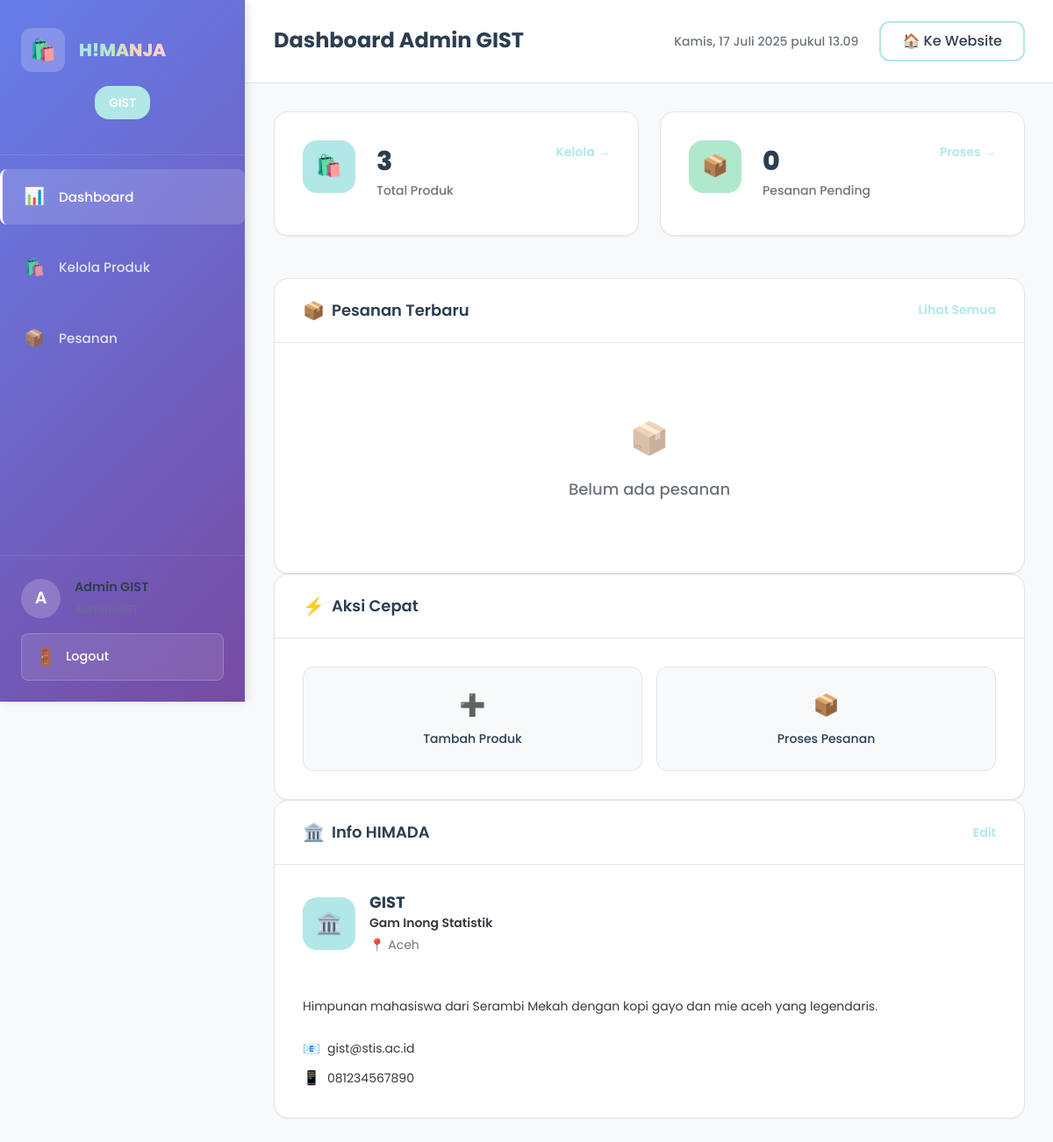
Screenshot of /admin/himada-dashboard.php (signed in) with the database file from the repository.
### tables this page shows
CREATE TABLE himada (
    id INT AUTO_INCREMENT PRIMARY KEY,
    nama VARCHAR(50) NOT NULL,
    nama_lengkap VARCHAR(200) NOT NULL,
    daerah_asal VARCHAR(100) NOT NULL,
    warna_tema VARCHAR(7) NOT NULL DEFAULT '#b2e7e8',
    deskripsi TEXT,
    koordinat_lat DECIMAL(10, 8),
    koordinat_lng DECIMAL(11, 8),
    logo_url VARCHAR(255),
    contact_email VARCHAR(100),
    contact_phone VARCHAR(20),
    is_active BOOLEAN DEFAULT TRUE,
    created_at TIMESTAMP DEFAULT CURRENT_TIMESTAMP,
    updated_at TIMESTAMP DEFAULT CURRENT_TIMESTAMP ON UPDATE CURRENT_TIMESTAMP
);

### config/database.php (called while the page is built, shortened)
<?php
function getUserHimadaId() {
    return $_SESSION['himada_id'] ?? null;
}
?>

### admin/himada-dashboard.php (the view, shortened to what this page needs)
<?php
require_once __DIR__ . '/../config/database.php';
$database = new Database();
$db = $database->getConnection();
$himada_id = getUserHimadaId();
$query = "SELECT * FROM himada WHERE id = :himada_id";
$stmt = $db->prepare($query);
$stmt->bindParam(':himada_id', $himada_id);
$stmt->execute();
$himada = $stmt->fetch(PDO::FETCH_ASSOC);
$stats = [];
$query = "SELECT COUNT(*) as count FROM products WHERE himada_id = :himada_id AND is_available = TRUE";
$stmt = $db->prepare($query);
$stmt->bindParam(':himada_id', $himada_id);
$stmt->execute();
$stats['total_products'] = $stmt->fetch(PDO::FETCH_ASSOC)['count'];
$query = "SELECT COUNT(DISTINCT oi.order_id) as count
          FROM order_items oi
          WHERE oi.himada_id = :himada_id AND oi.status IN ('pending', 'confirmed', 'processing')";
$stmt = $db->prepare($query);
$stmt->bindParam(':himada_id', $himada_id);
$stmt->execute();
$stats['pending_orders'] = $stmt->fetch(PDO::FETCH_ASSOC)['count'];
$query = "SELECT COALESCE(SUM(oi.subtotal), 0) as revenue
          FROM order_items oi
          WHERE oi.himada_id = :himada_id
          AND oi.status IN ('completed', 'ready')
          AND MONTH(oi.created_at) = MONTH(CURRENT_DATE())
          AND YEAR(oi.created_at) = YEAR(CURRENT_DATE())";
$stmt = $db->prepare($query);
$stmt->bindParam(':himada_id', $himada_id);
$stmt->execute();
$stats['monthly_revenue'] = $stmt->fetch(PDO::FETCH_ASSOC)['revenue'];
$query = "SELECT COUNT(*) as count FROM products WHERE himada_id = :himada_id AND stok <= stok_minimum";
$stmt = $db->prepare($query);
$stmt->bindParam(':himada_id', $himada_id);
$stmt->execute();
$stats['low_stock'] = $stmt->fetch(PDO::FETCH_ASSOC)['count'];
$query = "SELECT DISTINCT o.id, o.order_number, o.created_at, u.full_name as customer_name,
                 COUNT(oi.id) as item_count, SUM(oi.subtotal) as total_amount,
                 GROUP_CONCAT(DISTINCT oi.status) as statuses
          FROM orders o
          JOIN users u ON o.user_id = u.id
          JOIN order_items oi ON o.id = oi.order_id
          WHERE oi.himada_id = :himada_id
          GROUP BY o.id, o.order_number, o.created_at, u.full_name
          ORDER BY o.created_at DESC
          LIMIT 10";
$stmt = $db->prepare($query);
$stmt->bindParam(':himada_id', $himada_id);
$stmt->execute();
$recent_orders = $stmt->fetchAll(PDO::FETCH_ASSOC);
?>
<!DOCTYPE html>
<html lang="id">
<head>
    <link rel="stylesheet" href="../assets/css/style.css">
    <link rel="stylesheet" href="../assets/css/admin.css">
</head>
<body class="admin-page">
    <aside class="admin-sidebar">
        <div class="sidebar-header">
            <div class="sidebar-logo">
                <div class="logo-icon">🛍️</div>
                <span class="logo-text">H!MANJA</span>
            </div>
            <div class="himada-info">
                <div class="himada-badge" style="background: <?php echo $himada['warna_tema']; ?>">
                    <?php echo htmlspecialchars($himada['nama']); ?>
                </div>
            </div>
        </div>
        <nav class="sidebar-nav">
            <ul class="nav-menu">
                <li class="nav-item active">
                    <a href="himada-dashboard.php" class="nav-link">
                        <span class="nav-icon">📊</span>
                        <span class="nav-text">Dashboard</span>
                    </a>
                </li>
                <li class="nav-item">
                    <a href="products.php" class="nav-link">
                        <span class="nav-icon">🛍️</span>
                        <span class="nav-text">Kelola Produk</span>
                    </a>
                </li>
                <li class="nav-item">
                    <a href="orders.php" class="nav-link">
                        <span class="nav-icon">📦</span>
                        <span class="nav-text">Pesanan</span>
                    </a>
                </li>
            </ul>
        </nav>
        <div class="sidebar-footer">
            <div class="user-info">
                <div class="user-avatar">
                    <?php echo substr($_SESSION['full_name'], 0, 1); ?>
                </div>
                <div class="user-details">
                    <p class="user-name"><?php echo htmlspecialchars($_SESSION['full_name']); ?></p>
                    <p class="user-role">Admin <?php echo htmlspecialchars($himada['nama']); ?></p>
                </div>
            </div>
            <a href="../logout.php" class="logout-btn">
                <span class="logout-icon">🚪</span>
                <span class="logout-text">Logout</span>
            </a>
        </div>
    </aside>
    <main class="admin-main">
        <header class="admin-header">
            <div class="header-left">
                <h1 class="page-title">Dashboard Admin <?php echo htmlspecialchars($himada['nama']); ?></h1>
            </div>
            <div class="header-right">
                <div class="header-stats">
                    <span class="current-time" id="currentTime"></span>
                </div>
                <a href="../index.php" class="btn-secondary">
                    <span class="btn-icon">🏠</span>
                    <span class="btn-text">Ke Website</span>
                </a>
            </div>
        </header>
        <div class="dashboard-content">
            <div class="stats-grid">
                <div class="stat-card">
                    <div class="stat-icon products">🛍️</div>
                    <div class="stat-content">
                        <h3 class="stat-number"><?php echo $stats['total_products']; ?></h3>
                        <p class="stat-label">Total Produk</p>
                    </div>
                    <div class="stat-action">
                        <a href="products.php" class="stat-link">Kelola →</a>
                    </div>
                </div>
                <div class="stat-card">
                    <div class="stat-icon orders">📦</div>
                    <div class="stat-content">
                        <h3 class="stat-number"><?php echo $stats['pending_orders']; ?></h3>
                        <p class="stat-label">Pesanan Pending</p>
                    </div>
                    <div class="stat-action">
                        <a href="orders.php" class="stat-link">Proses →</a>
                    </div>
                </div>
            </div>
            <div class="dashboard-grid">
                <div class="dashboard-card">
                    <div class="card-header">
                        <h2 class="card-title">
                            <span class="card-icon">📦</span>
                            Pesanan Terbaru
                        </h2>
                        <a href="orders.php" class="card-action">Lihat Semua</a>
                    </div>
                    <div class="card-content">
                        <?php if (empty($recent_orders)): ?>
                            <div class="empty-state">
                                <div class="empty-icon">📦</div>
                                <p class="empty-text">Belum ada pesanan</p>
                            </div>
                        <?php endif; ?>
                    </div>
                </div>
                </div>
                <div class="dashboard-card">
                    <div class="card-header">
                        <h2 class="card-title">
                            <span class="card-icon">⚡</span>
                            Aksi Cepat
                        </h2>
                    </div>
                    <div class="card-content">
                        <div class="quick-actions">
                            <a href="products.php?action=add" class="quick-action-btn">
                                <span class="action-icon">➕</span>
                                <span class="action-text">Tambah Produk</span>
                            </a>
                            <a href="orders.php?status=pending" class="quick-action-btn">
                                <span class="action-icon">📦</span>
                                <span class="action-text">Proses Pesanan</span>
                            </a>
                        </div>
                    </div>
                </div>
                <div class="dashboard-card">
                    <div class="card-header">
                        <h2 class="card-title">
                            <span class="card-icon">🏛️</span>
                            Info HIMADA
                        </h2>
                        <a href="himada-profile.php" class="card-action">Edit</a>
                    </div>
                    <div class="card-content">
                        <div class="himada-profile">
                            <div class="himada-header">
                                <div class="himada-logo" style="background: <?php echo $himada['warna_tema']; ?>">
                                    🏛️
                                </div>
                                <div class="himada-details">
                                    <h3 class="himada-name"><?php echo htmlspecialchars($himada['nama']); ?></h3>
                                    <p class="himada-full-name"><?php echo htmlspecialchars($himada['nama_lengkap']); ?></p>
                                    <p class="himada-region">📍 <?php echo htmlspecialchars($himada['daerah_asal']); ?></p>
                                </div>
                            </div>
                            <div class="himada-description">
                                <p><?php echo htmlspecialchars($himada['deskripsi']); ?></p>
                            </div>
                            <div class="himada-contact">
                                <?php if ($himada['contact_email']): ?>
                                    <p class="contact-item">
                                        <span class="contact-icon">📧</span>
                                        <span class="contact-text"><?php echo htmlspecialchars($himada['contact_email']); ?></span>
                                    </p>
                                <?php endif; ?>
                                <?php if ($himada['contact_phone']): ?>
                                    <p class="contact-item">
                                        <span class="contact-icon">📱</span>
                                        <span class="contact-text"><?php echo htmlspecialchars($himada['contact_phone']); ?></span>
                                    </p>
                                <?php endif; ?>
                            </div>
                        </div>
                    </div>
                </div>
            </div>
    </main>
</body>
</html>

### assets/css/style.css (style rules this page uses)
:root { --soft-blue: #b2e7e8; --soft-green: #b0e8ce; --soft-orange: #fbd2b6; --soft-pink: #fbd3df; --white: #ffffff; --black: #2c3e50; --dark-green: #d39bc0; --gray-light: #f8f9fa; --gray-medium: #6c757d; --gray-dark: #343a40; --gradient-primary: linear-gradient(135deg, var(--soft-blue), var(--soft-green)); --gradient-secondary: linear-gradient(135deg, var(--soft-orange), var(--soft-pink)); --gradient-rainbow: linear-gradient(90deg, var(--soft-blue), var(--soft-green), var(--soft-orange), var(--soft-pink)); --font-family: "Poppins", sans-serif; --font-size-xs: 0.75rem; --font-size-sm: 0.875rem; --font-size-base: 1rem; --font-size-lg: 1.125rem; --font-size-xl: 1.25rem; --font-size-2xl: 1.5rem; --font-size-3xl: 1.875rem; --font-size-4xl: 2.25rem; --font-size-5xl: 3rem; --spacing-xs: 0.25rem; --spacing-sm: 0.5rem; --spacing-md: 1rem; --spacing-lg: 1.5rem; --spacing-xl: 2rem; --spacing-2xl: 3rem; --spacing-3xl: 4rem; --radius-sm: 0.375rem; --radius-md: 0.5rem; --radius-lg: 0.75rem; --radius-xl: 1rem; --radius-2xl: 1.5rem; --shadow-sm: 0 1px 2px 0 rgba(0, 0, 0, 0.05); --shadow-md: 0 4px 6px -1px rgba(0, 0, 0, 0.1), 0 2px 4px -1px rgba(0, 0, 0, 0.06); --shadow-lg: 0 10px 15px -3px rgba(0, 0, 0, 0.1), 0 4px 6px -2px rgba(0, 0, 0, 0.05); --shadow-xl: 0 20px 25px -5px rgba(0, 0, 0, 0.1), 0 10px 10px -5px rgba(0, 0, 0, 0.04); --transition-fast: 0.15s ease-in-out; --transition-normal: 0.3s ease-in-out; --transition-slow: 0.5s ease-in-out; }
* { margin: 0; padding: 0; box-sizing: border-box; }
html { scroll-behavior: smooth; }
body { font-family: var(--font-family); font-size: var(--font-size-base); line-height: 1.6; color: var(--black); background-color: var(--white); overflow-x: hidden; }
h1, h2, h3, h4, h5, h6 { font-weight: 600; line-height: 1.2; margin-bottom: var(--spacing-md); }
h1 { font-size: var(--font-size-5xl); }
h2 { font-size: var(--font-size-4xl); }
h3 { font-size: var(--font-size-3xl); }
p { margin-bottom: var(--spacing-md); }
.btn-primary, .btn-secondary, .btn-login, .btn-register, .btn-logout, .btn-admin, .btn-himada { display: inline-block; padding: var(--spacing-sm) var(--spacing-lg); border: none; border-radius: var(--radius-lg); font-family: var(--font-family); font-size: var(--font-size-base); font-weight: 500; text-decoration: none; text-align: center; cursor: pointer; transition: all var(--transition-normal); position: relative; overflow: hidden; }
.btn-secondary { background: var(--white); color: var(--black); border: 2px solid var(--soft-blue); }
.logo-icon { font-size: var(--font-size-2xl); animation: bounce 2s infinite; }
.logo-text { background: var(--gradient-rainbow); -webkit-background-clip: text; -webkit-text-fill-color: transparent; background-clip: text; }
.nav-menu { display: flex; list-style: none; gap: 10px; flex-wrap: nowrap; }
.nav-link { color: var(--black); text-decoration: none; font-weight: 500; padding: var(--spacing-sm) var(--spacing-md); border-radius: var(--radius-md); transition: all var(--transition-normal); position: relative; }
.stats-grid { display: grid; grid-template-columns: repeat(auto-fit, minmax(200px, 1fr)); gap: var(--spacing-xl); }
.stat-icon { font-size: var(--font-size-4xl); margin-bottom: var(--spacing-md); }
.stat-number { font-size: var(--font-size-4xl); font-weight: 800; color: var(--black); margin-bottom: var(--spacing-sm); }
.stat-label { font-size: var(--font-size-lg); font-weight: 500; color: var(--gray-medium); }
.himada-header { display: flex; align-items: center; gap: var(--spacing-md); margin-bottom: var(--spacing-lg); }
.himada-name { font-size: var(--font-size-xl); font-weight: 700; color: var(--black); margin: 0; }
.himada-full-name { font-size: var(--font-size-lg); font-weight: 600; color: var(--gray-dark); margin-bottom: var(--spacing-sm); }
.himada-region { font-size: var(--font-size-base); color: var(--gray-medium); margin-bottom: var(--spacing-md); }
.himada-description { font-size: var(--font-size-sm); color: var(--gray-medium); line-height: 1.6; margin-bottom: 0; }

### rows the page displays
himada: nama "GIST", nama_lengkap "Gam Inong Statistik", daerah_asal "Aceh", deskripsi "Himpunan mahasiswa dari Serambi Mekah dengan kopi gayo dan mie aceh yang legendaris.", contact_email "gist@stis.ac.id", contact_phone "081234567890"

### other values shown
substr($_SESSION['full_name'], 0, 1) "A"
$_SESSION['full_name'] "Admin GIST"
$stats['total_products'] "3"
$stats['pending_orders'] "0"
